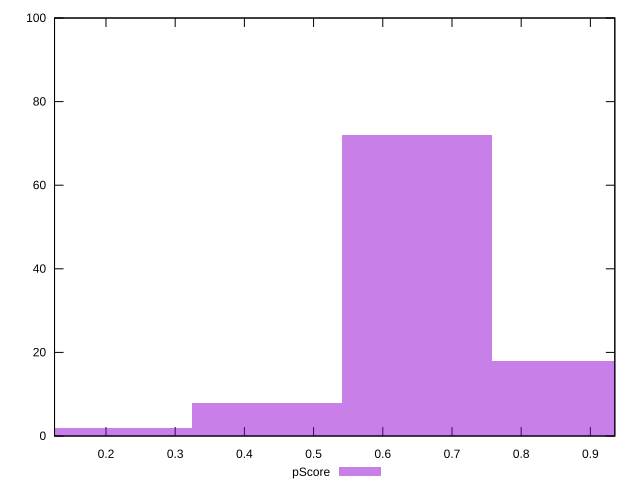

The gnuplot source for this figure:
reset

$pScore <<EOF
0.6495514661665454 72
0.43303431077769694 8
0.21651715538884847 2
0.8660686215553939 18
EOF

set key outside below
set boxwidth 0.21651715538884847
set xrange [0.12564776121160875:0.9353375926139995]
set yrange [0:100]
set trange [0:100]
set style fill transparent solid 0.5 noborder
set terminal svg size 640, 490 enhanced background rgb 'white'
set output "reprap/first-contentful-paint/samples/pages/pScore/histogram.svg"

plot $pScore title "pScore" with boxes

reset
